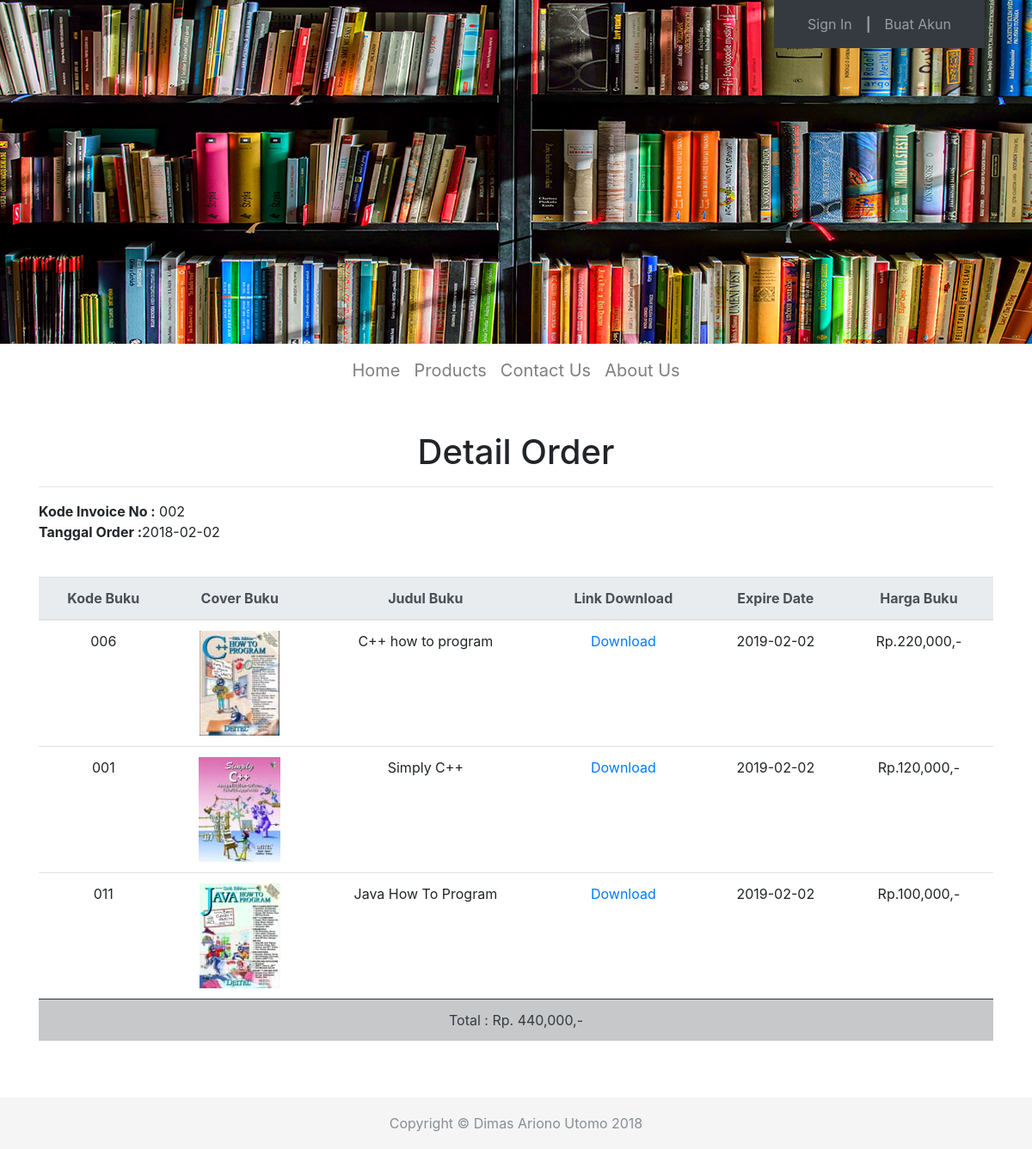
Page /order_detail.php?invoice=2 on the committed database.
### tables this page shows
CREATE TABLE `detail_history` (
  `invoiceID` int(3) UNSIGNED ZEROFILL DEFAULT NULL,
  `id` int(3) UNSIGNED ZEROFILL DEFAULT NULL,
  `title` varchar(100) DEFAULT NULL,
  `tgl_pesan` date DEFAULT NULL,
  `expiry` date DEFAULT NULL,
  `uid` int(3) UNSIGNED ZEROFILL NOT NULL,
  `harga` int(11) NOT NULL,
  `image` char(100) DEFAULT NULL
);

### order_detail.php (the view)
<?php
require_once "header.php";
?>
	<div class="container top-buffer" style="margin-bottom:50px;">
		<div class="row">
			<div class="col col-md-12">
			<h1 class="text-center">Detail Order</h1>
			<hr />
			<?php
					include "includes/config.php";
					$invoice=$_GET['invoice'];
					$result=$conn->query("SELECT * FROM detail_history where invoiceID='$invoice'");
					$rows=$result->fetch(PDO::FETCH_OBJ)
					?>
			<b>Kode Invoice No :</b> <?php echo $rows->invoiceID; ?><br/>
			<b>Tanggal Order   :</b><?php echo $rows->tgl_pesan; ?>
				<table class="table top-buffer">
					<thead class="thead-light text-center">
						<tr>
							<th>Kode Buku</th>
							<th>Cover Buku</th>
							<th>Judul Buku</th>
							<th>Link Download</th>
							<th>Expire Date</th>
							<th>Harga Buku</th>
						</tr>
					</thead>
					<tbody class="text-center">
					<?php
					include "includes/config.php";
					$invoice=$_GET['invoice'];
					$result=$conn->query("SELECT * FROM detail_history where invoiceID='$invoice'");
					while($rows=$result->fetch(PDO::FETCH_OBJ)){
					?>
						<tr>
							<td><?php echo $rows->id; ?></td>
							<td><img src="images/books/<?php echo $rows->image;  ?>"/></td>
							<td><?php echo $rows->title; ?></td>
							<td><?php
								$result2=$conn->query("SELECT * FROM detail_history WHERE tgl_pesan > DATE_SUB(NOW(), INTERVAL 1 YEAR) and invoiceID='$invoice'");
									$rows2=$result2->fetchColumn();
								if($rows2==0){
									echo "expired";
								}else{ ?>
									<a href="images/books/<?php echo $rows->image; ?>" download>Download</a>
								<?php } ?>
							</td>
							<td><?php echo $rows->expiry; ?></td>
							<td>Rp.<?php echo number_format($rows->harga); ?>,-</td>
						</tr>
					<?php } ?>
						<tr class="table-dark text-dark">
							<?php
								$result=$conn->query("SELECT sum(harga) as total FROM detail_history where invoiceID='$invoice'");
								$rows=$result->fetch(PDO::FETCH_OBJ)
							?>
							<td colspan="6">Total : Rp. <?php echo number_format($rows->total); ?>,-</td>
						</tr>
					</tbody>
				</table>
			</div>
		</div>
	</div>
<?php
require_once "footer.php";
?>

### header.php (shortened to what this page needs)
<!DOCTYPE html>
<html>
	<head>
		<link rel="stylesheet" href="css/buku.css" />
		<link rel="stylesheet" href="css/bootstrap.css" />
		<link rel="stylesheet" href="css/font-awesome.css" />
  <link rel="stylesheet" href="css/tempusdominus-bootstrap-4.min.css" />
	</head>
	<body>
		<div class="d-none d-lg-block">
			<nav class="navbar navbar-expand-lg navbar-dark bg-dark" style="position:absolute; left:75%;">
				<div class="container-fluid">
						<ul	class="navbar-nav ml-auto">
							<?php
							if(isset($_SESSION['username'])){ ?>
								<li class="nav-item">
								<a class="nav-link"  href="#" data-toggle="dropdown">Welcome, <?php echo $_SESSION['username']; ?>  <i class="fa fa-caret-down" aria-hidden="true"></i></a>
									<div class="dropdown-menu dropdown-menu-left" style="width:100%; ">
									  <a class="dropdown-item" href="profile.php?uid=<?php echo $_SESSION['uid']; ?>">Akunku</a>
									  <a class="dropdown-item" href="keranjang.php?uid=<?php echo $_SESSION['uid']; ?>">(<?php
										include "includes/config.php";
										$uid2=$_SESSION['uid'];
										$result2=$conn->query("SELECT count(*) as total FROM keranjang where uid='$uid2'");
										$rows2=$result2->fetch(PDO::FETCH_OBJ);
									  echo $rows2->total; ?>) books in rent cart</a>
									  <a class="dropdown-item" href="history_display.php?uid=<?php echo $uid2 ?>">View rent history</a>
							</li>
							<b class="nav-link">|</b>
							<li class="nav-item">
								<a class="nav-link"  href="includes/logout.php">Logout</a>
							</li>
							<?php }else{ ?>
								<li class="nav-item">
								<a class="nav-link"  href="form-login.php">Sign In</a>
							</li>
								<b class="nav-link">|</b>
							<li class="nav-item">
								<a class="nav-link" href="form-register.php">Buat Akun</a>
							</li>
							<?php }
							?>
						</ul>
				</div>
			</nav>
			<img style="width:100%; height:400px; display:block; z-index:-5;" src="images/header.png">
		</div>
		<header>
			<nav class="navbar navbar-expand-lg navbar-light bg-faded">
				<div class="container-fluid">
					<div class="collapse navbar-collapse" id="navbarNavDropdown">
						<ul	class="navbar-nav mx-auto">
							<li class="nav-item <?php if($page=='home'){?> active <?php }?>" >
								<a class="nav-link" style="font-size:20px;" href="index.php">Home<span class="sr-only">(current)</span></a>
							</li>
							<li class="nav-item <?php if($page=='products'){?> active <?php }?>">
								<a class="nav-link" style="font-size:20px;" href="products.php">Products</a>
							</li>
							<li class="nav-item <?php if($page=='contact'){?> active <?php }?>">
								<a class="nav-link" style="font-size:20px;" style="font-size:20px;" href="form-contact.php">Contact Us</a>
							</li>
							<li class="nav-item <?php if($page=='about'){?> active <?php }?>">
								<a class="nav-link" style="font-size:20px;" href="about.php">About Us</a>
							</li>
						</ul>
					</div>
				</div>
			</nav>
		</header>

### footer.php (shortened to what this page needs)
	<footer class="footer">
      <div class="container text-center">
        <span class="text-muted">Copyright &copy; Dimas Ariono Utomo 2018</span>
      </div>
    </footer>
	</body>
</html>

### css/buku.css (style rules this page uses)
.top-buffer { margin-top:40px; }
.footer { bottom: 0; width: 100%; height: 60px; line-height: 60px; background-color: #f5f5f5; }

### rows in the picture
detail_history: invoiceID "002", tgl_pesan "2018-02-02", id "006", image (picture), title "C++ how to program", expiry "2019-02-02", harga "220,000"
detail_history: id "001", image (picture), title "Simply C++", expiry "2019-02-02", harga "120,000"
detail_history: id "011", image (picture), title "Java How To Program", expiry "2019-02-02", harga "100,000"

### other values in the picture
$rows->total "440,000"
